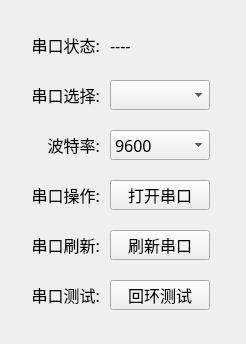
<?xml version="1.0" encoding="UTF-8"?>
<ui version="4.0">
 <class>SerialPortWid</class>
 <widget class="QWidget" name="SerialPortWid">
  <property name="geometry">
   <rect>
    <x>0</x>
    <y>0</y>
    <width>246</width>
    <height>344</height>
   </rect>
  </property>
  <property name="font">
   <font>
    <family>微软雅黑</family>
    <pointsize>12</pointsize>
   </font>
  </property>
  <property name="windowTitle">
   <string>串口操作</string>
  </property>
  <property name="windowIcon">
   <iconset resource="../../images/image.qrc">
    <normaloff>:/image/logo.jpg</normaloff>:/image/logo.jpg</iconset>
  </property>
  <widget class="QLabel" name="stateLab">
   <property name="geometry">
    <rect>
     <x>110</x>
     <y>30</y>
     <width>100</width>
     <height>30</height>
    </rect>
   </property>
   <property name="text">
    <string>----</string>
   </property>
  </widget>
  <widget class="QPushButton" name="updateBtn">
   <property name="geometry">
    <rect>
     <x>110</x>
     <y>230</y>
     <width>100</width>
     <height>30</height>
    </rect>
   </property>
   <property name="text">
    <string>刷新串口</string>
   </property>
  </widget>
  <widget class="QLabel" name="label_3">
   <property name="geometry">
    <rect>
     <x>20</x>
     <y>230</y>
     <width>80</width>
     <height>30</height>
    </rect>
   </property>
   <property name="text">
    <string>串口刷新:</string>
   </property>
   <property name="alignment">
    <set>Qt::AlignRight|Qt::AlignTrailing|Qt::AlignVCenter</set>
   </property>
  </widget>
  <widget class="QLabel" name="label_2">
   <property name="geometry">
    <rect>
     <x>20</x>
     <y>180</y>
     <width>80</width>
     <height>30</height>
    </rect>
   </property>
   <property name="text">
    <string>串口操作:</string>
   </property>
   <property name="alignment">
    <set>Qt::AlignRight|Qt::AlignTrailing|Qt::AlignVCenter</set>
   </property>
  </widget>
  <widget class="QLabel" name="label_4">
   <property name="geometry">
    <rect>
     <x>20</x>
     <y>30</y>
     <width>80</width>
     <height>30</height>
    </rect>
   </property>
   <property name="text">
    <string>串口状态:</string>
   </property>
   <property name="alignment">
    <set>Qt::AlignRight|Qt::AlignTrailing|Qt::AlignVCenter</set>
   </property>
  </widget>
  <widget class="QLabel" name="label">
   <property name="geometry">
    <rect>
     <x>20</x>
     <y>80</y>
     <width>80</width>
     <height>30</height>
    </rect>
   </property>
   <property name="text">
    <string>串口选择:</string>
   </property>
   <property name="alignment">
    <set>Qt::AlignRight|Qt::AlignTrailing|Qt::AlignVCenter</set>
   </property>
  </widget>
  <widget class="QPushButton" name="workBtn">
   <property name="geometry">
    <rect>
     <x>110</x>
     <y>180</y>
     <width>100</width>
     <height>30</height>
    </rect>
   </property>
   <property name="text">
    <string>打开串口</string>
   </property>
  </widget>
  <widget class="QComboBox" name="comBox">
   <property name="geometry">
    <rect>
     <x>110</x>
     <y>80</y>
     <width>100</width>
     <height>30</height>
    </rect>
   </property>
   <property name="font">
    <font>
     <family>微软雅黑</family>
    </font>
   </property>
   <property name="styleSheet">
    <string notr="true"/>
   </property>
  </widget>
  <widget class="QLabel" name="label_5">
   <property name="geometry">
    <rect>
     <x>20</x>
     <y>280</y>
     <width>80</width>
     <height>30</height>
    </rect>
   </property>
   <property name="text">
    <string>串口测试:</string>
   </property>
   <property name="alignment">
    <set>Qt::AlignRight|Qt::AlignTrailing|Qt::AlignVCenter</set>
   </property>
  </widget>
  <widget class="QPushButton" name="loopBtn">
   <property name="geometry">
    <rect>
     <x>110</x>
     <y>280</y>
     <width>100</width>
     <height>30</height>
    </rect>
   </property>
   <property name="text">
    <string>回环测试</string>
   </property>
  </widget>
  <widget class="QComboBox" name="baudComBox">
   <property name="geometry">
    <rect>
     <x>110</x>
     <y>130</y>
     <width>100</width>
     <height>30</height>
    </rect>
   </property>
   <property name="font">
    <font>
     <family>微软雅黑</family>
    </font>
   </property>
   <property name="styleSheet">
    <string notr="true"/>
   </property>
   <property name="currentText">
    <string>9600</string>
   </property>
   <item>
    <property name="text">
     <string>9600</string>
    </property>
   </item>
   <item>
    <property name="text">
     <string>19200</string>
    </property>
   </item>
   <item>
    <property name="text">
     <string>38400</string>
    </property>
   </item>
   <item>
    <property name="text">
     <string>57600</string>
    </property>
   </item>
   <item>
    <property name="text">
     <string>115200</string>
    </property>
   </item>
  </widget>
  <widget class="QLabel" name="label_6">
   <property name="geometry">
    <rect>
     <x>20</x>
     <y>130</y>
     <width>80</width>
     <height>30</height>
    </rect>
   </property>
   <property name="text">
    <string>波特率:</string>
   </property>
   <property name="alignment">
    <set>Qt::AlignRight|Qt::AlignTrailing|Qt::AlignVCenter</set>
   </property>
  </widget>
 </widget>
 <resources>
  <include location="../../images/image.qrc"/>
 </resources>
 <connections/>
</ui>
